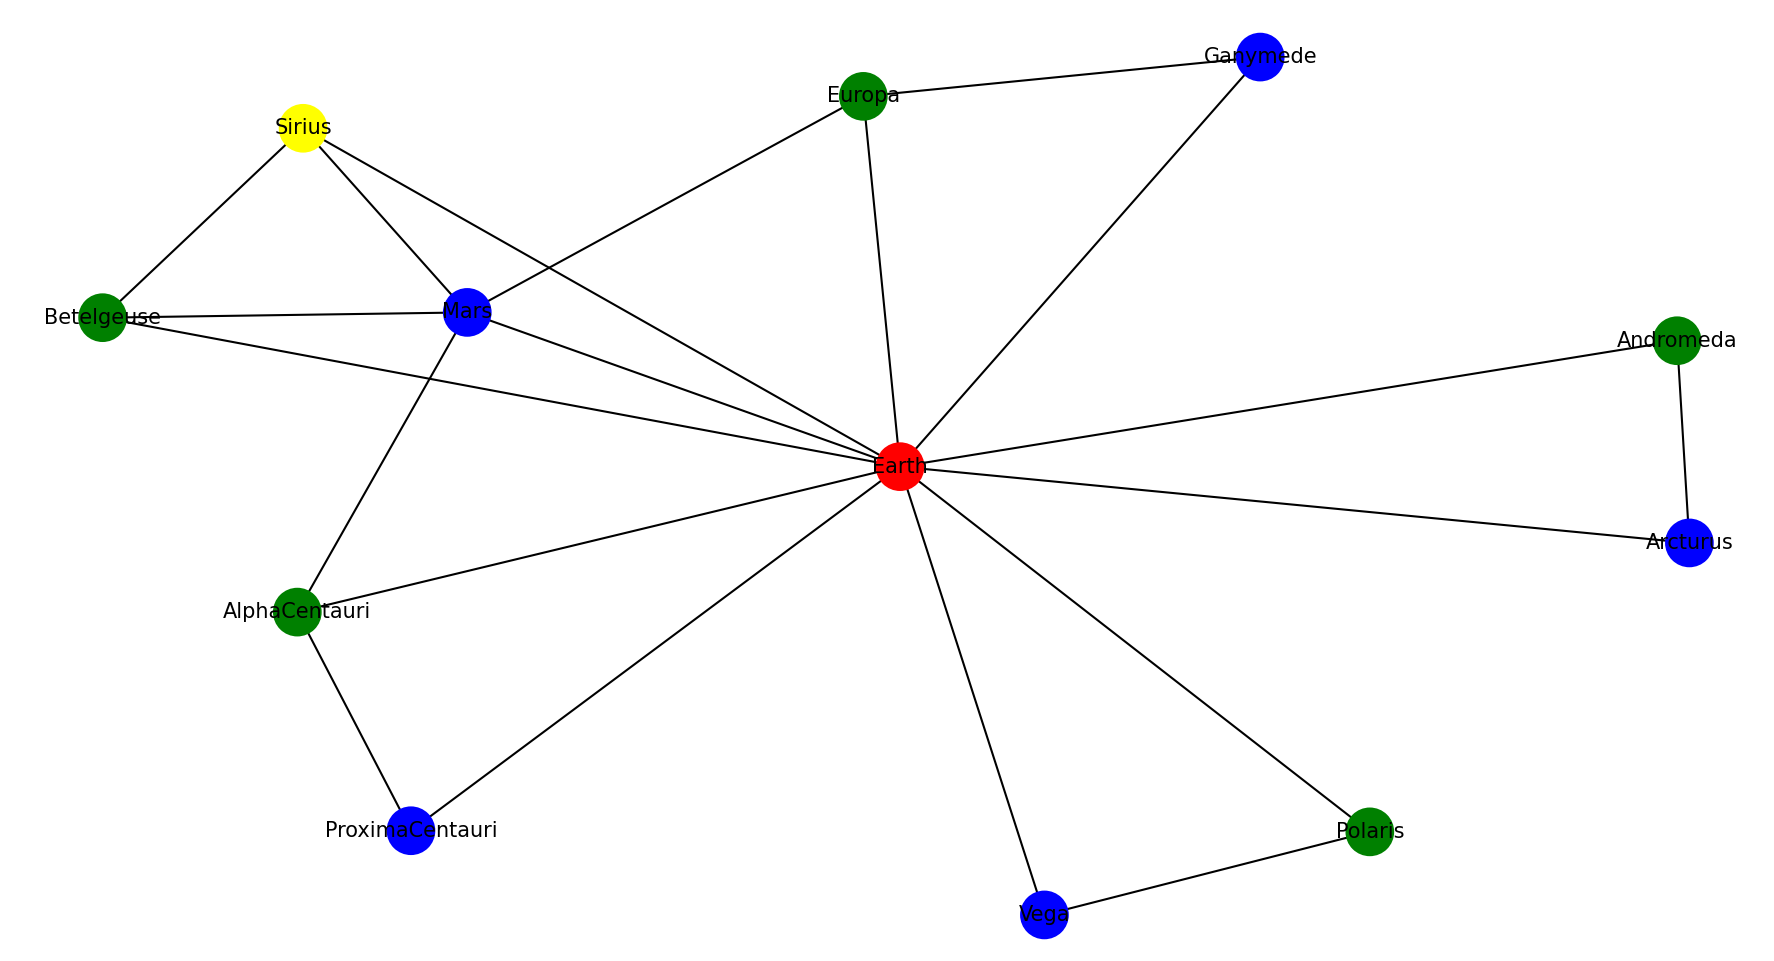

The Python source for this figure:
import networkx as nx 
import csv 
import matplotlib.pyplot as plt

# function for Welsh-Powell algorithm
def welsh_powell_coloring(graph):
    #sort nodes by degree by DESC
    sorted_nodes = sorted(graph.nodes(), key=lambda node: len(list(graph.neighbors(node))), reverse=True)
    
    #store colors of each node
    node_colors = {}
    
    #color the graph
    for node in sorted_nodes:
        #color of neighbour ndes
        neighbor_colors = {node_colors.get(neighbor) for neighbor in graph.neighbors(node)}
        
        #find smallest color that is not used by neighbors
        color = 0
        while color in neighbor_colors:
            color += 1
        
        # assign the color
        node_colors[node] = color
    
    return node_colors

edges = []

#read the file and make the graph
with open('../actual_distances_space_graph.csv', newline='', encoding='utf-8') as csvfile:
    csvreader = csv.DictReader(csvfile)
    for row in csvreader:
        source = row['source']
        destination = row['destination']
        edges.append((source, destination))

G = nx.Graph()
G.add_edges_from(edges)

#use Welsh-Powellh
coloring = welsh_powell_coloring(G)

#print count of colors used
num_colors = max(coloring.values()) + 1
print(f"Number of colors used: {num_colors}")

#print mapping
print("Node-to-color mapping:", coloring)

# create a list of colors
node_color = [coloring[node] for node in G.nodes()]

#I tested it, and we only need 4 colors, so I only added 4
color_palette = ['red', 'blue', 'green', 'yellow'] 

#ensure the palette size is enough
color_palette = color_palette[:num_colors]  # we can also trim it. And this is not REALLY needed, but his in case there are not enough or too many colors in color_pallete

#map the colors
node_color = [color_palette[color] for color in node_color]

#draw the graph with the assigned colors
nx.draw(G, with_labels=True, node_color=node_color, node_size=500, font_size=10)

plt.show() #show it

"""
This applies the Welsh-Powell algorithm to color the nodes of a graph. 
It first sorts the nodes by their degree in descending order, then assigns the smallest 
available color to each node, ensuring that no two adjacent nodes share the same color. 
The graph is constructed from a CSV file, and the coloring results are visualized using a 
color palette. The code also outputs the number of colors used and the node-to-color mapping.

Time complexity - O(N Log N + E) where N is the number of nodes and E is the number of edges
Memory complexity - O(N + E)
"""
